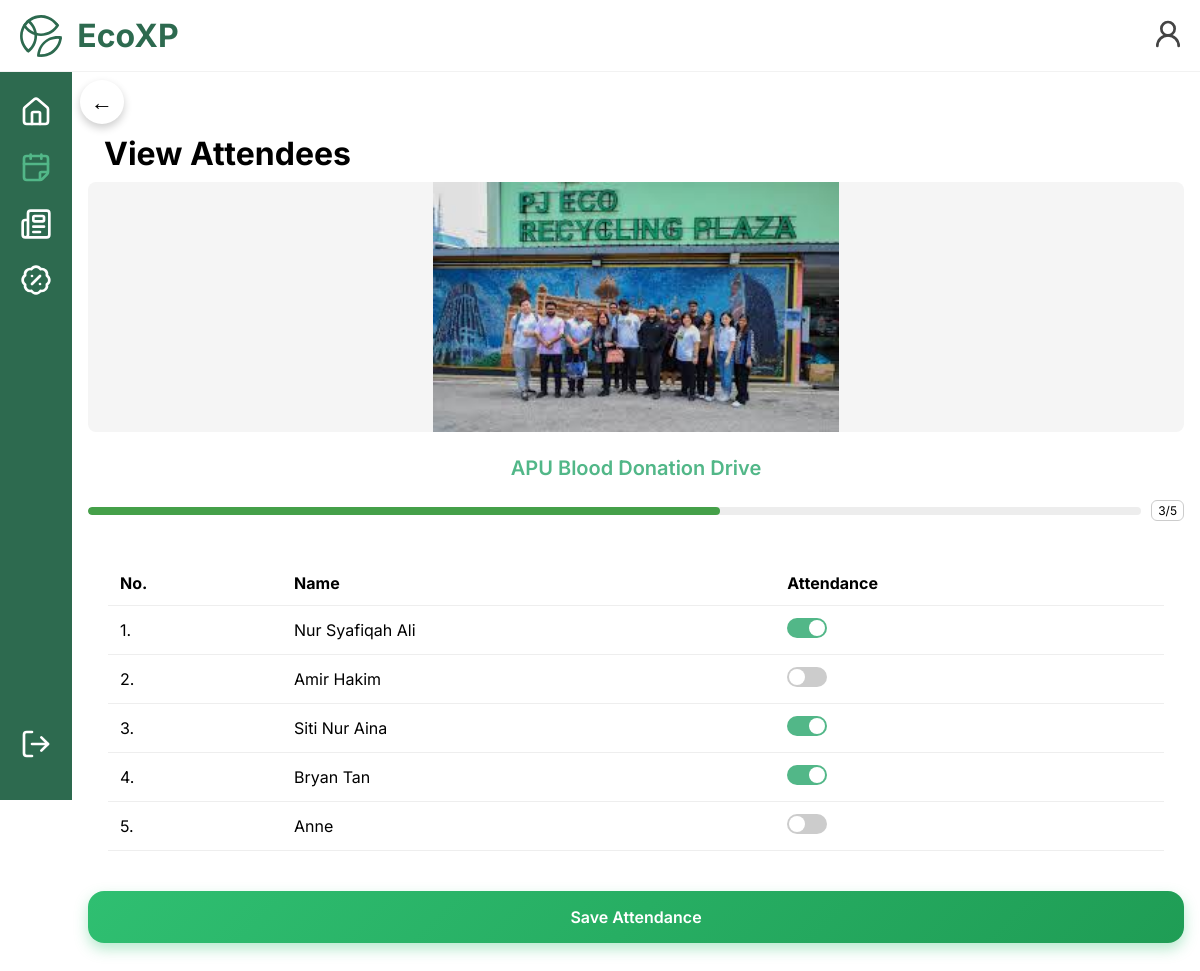
Page /event_manager/php/event-manager-attendees.php?events_id=2 (signed in) on the committed database.
### tables this page shows
CREATE TABLE IF NOT EXISTS `eco_news` (
  `eco_news_id` int NOT NULL AUTO_INCREMENT,
  `title` varchar(100) NOT NULL,
  `description` text NOT NULL,
  `image_path` varchar(255) NOT NULL,
  `venue` text NOT NULL,
  `organised_by` varchar(255) NOT NULL,
  `events_id` int NOT NULL,
  `posted_by` int NOT NULL,
  PRIMARY KEY (`eco_news_id`),
  UNIQUE KEY `eco_news_id` (`eco_news_id`),
  KEY `events_id` (`events_id`),
  KEY `posted_by` (`posted_by`)
);

CREATE TABLE IF NOT EXISTS `events` (
  `events_id` int NOT NULL AUTO_INCREMENT,
  `event_name` varchar(50) NOT NULL,
  `description` text NOT NULL,
  `points_rewarded` text NOT NULL,
  `venue` text NOT NULL,
  `organised_by` varchar(255) NOT NULL,
  `organizer_email` varchar(255) NOT NULL,
  `start_time` datetime NOT NULL,
  `end_time` datetime NOT NULL,
  `max_participants` int NOT NULL,
  PRIMARY KEY (`events_id`),
  UNIQUE KEY `events_id` (`events_id`)
);

CREATE TABLE IF NOT EXISTS `participants` (
  `participants_id` int NOT NULL AUTO_INCREMENT,
  `user_id` int NOT NULL,
  `TP_no` varchar(7) NOT NULL,
  PRIMARY KEY (`participants_id`),
  UNIQUE KEY `participant_id` (`participants_id`),
  KEY `user_id` (`user_id`)
);

CREATE TABLE IF NOT EXISTS `user` (
  `user_id` int NOT NULL AUTO_INCREMENT,
  `user_full_name` varchar(100) NOT NULL,
  `email` varchar(255) NOT NULL,
  `hash_password` varchar(255) NOT NULL,
  `profile_picture_path` varchar(255) NOT NULL,
  `account_status` varchar(50) NOT NULL,
  PRIMARY KEY (`user_id`),
  UNIQUE KEY `user_id` (`user_id`)
);

### event_manager/php/event-manager-attendees.php (the view, shortened to what this page needs)
<?php
    require_once __DIR__ . "/../../config/Database.php";
    if (isset($_GET['events_id'])) {
    $eventId = $_GET['events_id'];
    }
    $specificevent_sql="SELECT events.events_id,events.event_name,events.max_participants,eco_news.image_path
    FROM events
    LEFT JOIN eco_news ON eco_news.events_id = events.events_id
     WHERE events.events_id = '$eventId'";
    $event_result = mysqli_query($database, $specificevent_sql);
    $event = mysqli_fetch_assoc($event_result);
    $image = !empty($event['image_path'])
    ? $event['image_path']
    : 'default-event.jpg';
    $present = "SELECT COUNT(attendance_id) as present_count
    FROM attendance
    WHERE events_id = '$eventId'
    AND event_attended = '1'";
    $present_participants = mysqli_query($database, $present);
    $present_count = mysqli_fetch_assoc($present_participants);
    $participants_name = "SELECT participants.participants_id, user.user_full_name, attendance.event_attended, events.events_id
                        FROM participants
                        JOIN user ON participants.user_id = user.user_id
                        JOIN attendance ON participants.participants_id = attendance.participants_id
                        JOIN events ON attendance.events_id = events.events_id
                        WHERE events.events_id = '$eventId'";
    $participants_name_result = mysqli_query($database, $participants_name);
    $total_participants= mysqli_num_rows($participants_name_result);
    $attendance_percentage = ($total_participants > 0)
        ? ($present_count['present_count'] / $total_participants) * 100
        : 0;
?>
<!DOCTYPE html>
<html lang="en">
<head>
    <link rel="stylesheet" href="../../mobile.css">
    <link rel="stylesheet" href="../css/event-manager-attendees.css">
</head>
<body>
    <header class="top-bar" role="banner">
    <div class="top-left">
        <button class="icon-btn no-hover topbar-icon" onclick="window.location.href='event-manager-home.php'" style="display:flex;align-items:center;gap:8px;">
            <h2 class="top-title">EcoXP</h2>
        </button>
    </div>
    <div class="top-right">
        <a href="event-manager-profile.php" aria-label="Profile" class="topbar-icon">
            <button class="icon-btn" aria-label="Profile">
                <i data-lucide="user-round"></i>
            </button>
        </a>
    </div>
    </header>
    <nav class="side-bar" role="navigation" aria-label="Main">
    <div class="participant-icon-container">
        <div id="home-icon-box">
        <a href="event-manager-home.php" class="icon-link sidebar-icon" aria-label="Home">
            <button class="icon-btn"><i data-lucide="house"></i></button>
        </a>
        </div>
        <a class="icon-link active sidebar-icon" href="event-manager-calendar.php" aria-label="Challenges">
        <button class="icon-btn"><i data-lucide="calendar-fold"></i></button>
        </a>
        <a class="icon-link sidebar-icon" href="event-manager-news.php" aria-label="Scan / Log Action">
        <button class="icon-btn"><i data-lucide="newspaper"></i></button>
        </a>
        <a class="icon-link sidebar-icon" href="event-manager-rewards-management.php" aria-label="Rewards">
        <button class="icon-btn"><i data-lucide="badge-percent"></i></button>
        </a>
    </div>
    <a class="icon-link sidebar-icon" href="../../logout.php" id="logout" aria-label="Logout">
        <button class="icon-btn"><i data-lucide="log-out"></i></button>
    </a>
    </nav>
    <main class="main-content">
         <button class="back-bttn" id="back-bttn-id" onclick="window.history.back()">&larr;</button>
        <div class=content-box>
            <div class="page-header">
                <div class="title-box"><h1>View Attendees</h1></div>
            </div>
            <div class="attendees-container">
                <div class="event-image-container">
                    <img src="../../images/<?php echo $image; ?>" alt="Event Image" class="event-image">
                </div>
            </div>
            <h2 class="event-title"><?php echo htmlspecialchars($event['event_name']); ?></h2>
            <?php
                if ($total_participants == 0) {
                    echo '<p class="no-attendance-message">No attendance records yet for this event.</p>';
                } else {
                    ?>
                    <div class="progress-container">
                        <div class="progress-bar">
                            <div class="progress-fill" style="width: <?php echo round($attendance_percentage, 2); ?>%;"></div>
                        </div>
                        <span class="progress-text"><?php echo $present_count['present_count']; ?>/<?php echo $total_participants; ?></span>
                    </div>
                    <?php
                }
                ?>
            <form method="POST" action="save-attendance.php">
            <div class="table-container">
                <table>
                    <thead>
                        <tr>
                            <th>No.</th>
                            <th>Name</th>
                            <th>Attendance</th>
                        </tr>
                    </thead>
                    <tbody>
                        <?php
                        $counter = 1;
                        while ($row = mysqli_fetch_assoc($participants_name_result)) {
                        ?>
                        <tr>
                            <td><?php echo $counter; ?>.</td>
                            <td><?php echo htmlspecialchars($row['user_full_name']); ?></td>
                            <td><label class="switch">
                            <span class="slider"></span></label></td>
                        </tr>
                        <?php $counter++; } ?>
                    </tbody>
                </table>
            </div>
            <div class="save-attendance-container">
                <button type="submit" class="btn-save-attendance">
                    Save Attendance
                </button>
            </div>
            </form>
        </div>
    </main>
</body>
</html>

### mobile.css (style rules this page uses)
.top-bar { position: fixed; top: 0; left: 0; right: 0; height: 72px; display: flex; align-items: center; justify-content: space-between; padding: 0 16px; background-color: rgba(255, 255, 255, 0.4); backdrop-filter: blur(20px); -webkit-backdrop-filter: blur(10px); border-bottom: 1px solid rgba(0, 0, 0, 0.05); z-index: 1000; }
.top-bar .top-left, .top-bar .top-center, .top-bar .top-right { display: flex; align-items: center; }
.top-bar .top-left { gap: 12px; flex: 0; }
.top-bar .top-right { gap: 12px; flex: 0; }
.top-bar .top-title { font-size: 32px; color: var(--primary-green); margin: 0; padding: 0; }
.icon-btn svg { flex-shrink: 0; display: block; }
.icon-btn.no-hover { padding: 8px 80px; gap: 8px; height: auto; }
.top-bar .top-left .icon-btn svg { flex-shrink: 0; }
.top-bar .top-left .icon-btn h2 { white-space: nowrap; }
.side-bar { position: fixed; top: 72px; left: 0; bottom: auto; width: 72px; background: var(--primary-green); display: flex; flex-direction: column; align-items: center; z-index: 900; padding-top: 24px; padding-bottom: 24px; max-height: calc(100vh - 72px); overflow-y: auto; }
.participant-icon-container { display: flex; flex-direction: column; align-items: center; gap: 24px; width: 100%; flex: 1; }
.icon-link { display: flex; align-items: center; justify-content: center; text-decoration: none; }
.icon-link .icon-btn { color: var(--card-white); stroke-width: 1.5; transition: all 0.2s ease; }
.icon-link.active .icon-btn { color: var(--secondary-green); stroke-width: 2.2; }
#logout { margin: auto; }
.side-bar { position: fixed; top: 72px; left: 0; bottom: 0; width: 72px; background: var(--primary-green); display: flex; align-items: flex-start; z-index: 900; padding-top: 24px; }
.participant-icon-container { display: flex; flex-direction: column; align-items: center; gap: 24px; width: 100%; }
.main-content { margin-left: 72px; margin-top: 72px; padding: 16px; min-height: calc(100vh - 72px); width: calc(100% - 72px); box-sizing: border-box; }
.sidebar-icon .icon-btn, .sidebar-icon .icon-btn svg, .sidebar-icon .icon-btn i { width: 32px; height: 32px; }
.topbar-icon .icon-btn, .topbar-icon .icon-btn svg, .topbar-icon .icon-btn i { width: 32px; height: 32px; }
.icon-link.active .icon-btn { color: var(--secondary-green); }
:root { --primary-green: #2D6A4F; --secondary-green: #52B788; --ice-mint: #f0f7f4; --shadow: rgba(45, 106, 79, 0.1); --card-white: #FFFFFF; --primary-text: #444444; --secondary-text: #666666; --line-black: #999999; }
* { margin: 0; padding: 0; box-sizing: border-box; font-family: 'Inter', sans-serif; }
html, body { height: 100%; overflow-x: hidden; }
body { padding-bottom: 96px; }
.page-header { height: 64px; display: flex; align-items: left; padding: 16px; }
.icon-btn { width: 40px; height: 40px; color: var(--primary-text); stroke-width: 1.5; background: none; border: none; padding: 6px; display: inline-flex; align-items: center; justify-content: center; cursor: pointer; transition: transform 160ms ease, box-shadow 160ms ease; }
#logout { margin-top: auto; margin-bottom: 16px; }

### rows in the picture
eco_news: image_path (picture), events.event_name "APU Blood Donation Drive"
participants: user.user_full_name "Nur Syafiqah Ali"
participants: user.user_full_name "Amir Hakim"
participants: user.user_full_name "Siti Nur Aina"
participants: user.user_full_name "Bryan Tan"
participants: user.user_full_name "Anne"

### other values in the picture
$present_count['present_count'] "3"
$total_participants "5"
